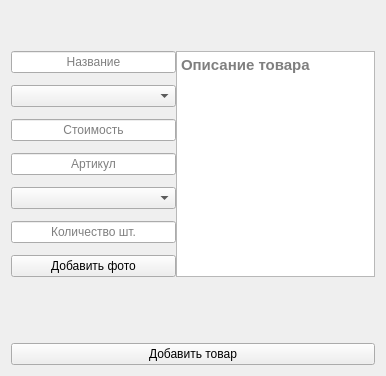
          <widget class="QWidget" name="page_product">
           <layout class="QVBoxLayout" name="verticalLayout_13">
            <item>
             <spacer name="verticalSpacer_17">
              <property name="orientation">
               <enum>Qt::Vertical</enum>
              </property>
              <property name="sizeType">
               <enum>QSizePolicy::Preferred</enum>
              </property>
              <property name="sizeHint" stdset="0">
               <size>
                <width>20</width>
                <height>40</height>
               </size>
              </property>
             </spacer>
            </item>
            <item>
             <layout class="QHBoxLayout" name="horizontalLayout_11" stretch="5,6">
              <property name="spacing">
               <number>0</number>
              </property>
              <item>
               <layout class="QVBoxLayout" name="verticalLayout_16">
                <property name="spacing">
                 <number>12</number>
                </property>
                <property name="leftMargin">
                 <number>0</number>
                </property>
                <property name="topMargin">
                 <number>0</number>
                </property>
                <property name="rightMargin">
                 <number>0</number>
                </property>
                <property name="bottomMargin">
                 <number>0</number>
                </property>
                <item>
                 <widget class="QLineEdit" name="lineEdit_8">
                  <property name="text">
                   <string/>
                  </property>
                  <property name="alignment">
                   <set>Qt::AlignCenter</set>
                  </property>
                  <property name="placeholderText">
                   <string>Название</string>
                  </property>
                 </widget>
                </item>
                <item>
                 <widget class="QComboBox" name="comboBox_2">
                  <property name="currentText">
                   <string/>
                  </property>
                  <property name="currentIndex">
                   <number>-1</number>
                  </property>
                  <property name="maxVisibleItems">
                   <number>107</number>
                  </property>
                  <property name="insertPolicy">
                   <enum>QComboBox::InsertAtBottom</enum>
                  </property>
                  <property name="placeholderText">
                   <string>Контракт</string>
                  </property>
                 </widget>
                </item>
                <item>
                 <widget class="QLineEdit" name="lineEdit_11">
                  <property name="text">
                   <string/>
                  </property>
                  <property name="alignment">
                   <set>Qt::AlignCenter</set>
                  </property>
                  <property name="placeholderText">
                   <string>Стоимость</string>
                  </property>
                 </widget>
                </item>
                <item>
                 <widget class="QLineEdit" name="lineEdit_12">
                  <property name="text">
                   <string/>
                  </property>
                  <property name="alignment">
                   <set>Qt::AlignCenter</set>
                  </property>
                  <property name="placeholderText">
                   <string>Артикул</string>
                  </property>
                 </widget>
                </item>
                <item>
                 <widget class="QComboBox" name="comboBox_3">
                  <property name="insertPolicy">
                   <enum>QComboBox::InsertAtBottom</enum>
                  </property>
                  <property name="placeholderText">
                   <string>Категория</string>
                  </property>
                 </widget>
                </item>
                <item>
                 <widget class="QLineEdit" name="lineEdit_13">
                  <property name="text">
                   <string/>
                  </property>
                  <property name="alignment">
                   <set>Qt::AlignCenter</set>
                  </property>
                  <property name="placeholderText">
                   <string>Количество шт.</string>
                  </property>
                 </widget>
                </item>
                <item>
                 <widget class="QPushButton" name="pushButton_20">
                  <property name="sizePolicy">
                   <sizepolicy hsizetype="Minimum" vsizetype="Fixed">
                    <horstretch>0</horstretch>
                    <verstretch>0</verstretch>
                   </sizepolicy>
                  </property>
                  <property name="text">
                   <string>Добавить фото</string>
                  </property>
                 </widget>
                </item>
               </layout>
              </item>
              <item>
               <widget class="QTextEdit" name="textEdit">
                <property name="font">
                 <font>
                  <pointsize>11</pointsize>
                  <bold>true</bold>
                 </font>
                </property>
                <property name="styleSheet">
                 <string notr="true"/>
                </property>
                <property name="frameShape">
                 <enum>QFrame::StyledPanel</enum>
                </property>
                <property name="lineWidth">
                 <number>1</number>
                </property>
                <property name="html">
                 <string>&lt;!DOCTYPE HTML PUBLIC &quot;-//W3C//DTD HTML 4.0//EN&quot; &quot;http://www.w3.org/TR/REC-html40/strict.dtd&quot;&gt;
&lt;html&gt;&lt;head&gt;&lt;meta name=&quot;qrichtext&quot; content=&quot;1&quot; /&gt;&lt;meta charset=&quot;utf-8&quot; /&gt;&lt;style type=&quot;text/css&quot;&gt;
p, li { white-space: pre-wrap; }
hr { height: 1px; border-width: 0; }
li.unchecked::marker { content: &quot;\2610&quot;; }
li.checked::marker { content: &quot;\2612&quot;; }
&lt;/style&gt;&lt;/head&gt;&lt;body style=&quot; font-family:'Ubuntu'; font-size:11pt; font-weight:700; font-style:normal;&quot;&gt;
&lt;p style=&quot;-qt-paragraph-type:empty; margin-top:0px; margin-bottom:0px; margin-left:0px; margin-right:0px; -qt-block-indent:0; text-indent:0px;&quot;&gt;&lt;br /&gt;&lt;/p&gt;&lt;/body&gt;&lt;/html&gt;</string>
                </property>
                <property name="tabStopDistance">
                 <double>80.000000000000000</double>
                </property>
                <property name="placeholderText">
                 <string>Описание товара</string>
                </property>
               </widget>
              </item>
             </layout>
            </item>
            <item>
             <spacer name="verticalSpacer_14">
              <property name="orientation">
               <enum>Qt::Vertical</enum>
              </property>
              <property name="sizeType">
               <enum>QSizePolicy::Expanding</enum>
              </property>
              <property name="sizeHint" stdset="0">
               <size>
                <width>20</width>
                <height>40</height>
               </size>
              </property>
             </spacer>
            </item>
            <item>
             <widget class="QLabel" name="label_18">
              <property name="text">
               <string/>
              </property>
              <property name="alignment">
               <set>Qt::AlignCenter</set>
              </property>
             </widget>
            </item>
            <item>
             <widget class="QPushButton" name="pushButton_19">
              <property name="enabled">
               <bool>true</bool>
              </property>
              <property name="text">
               <string>Добавить товар</string>
              </property>
             </widget>
            </item>
           </layout>
          </widget>
